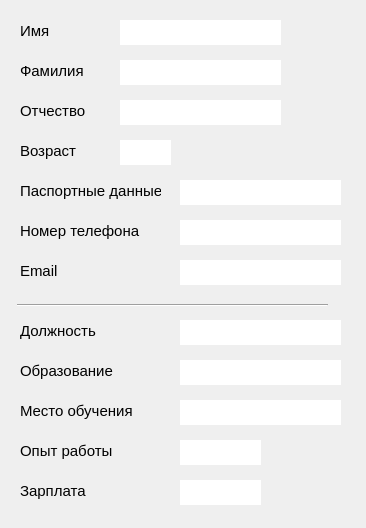
<?xml version="1.0" encoding="UTF-8"?>
<ui version="4.0">
 <class>emp_view_dialog</class>
 <widget class="QDialog" name="emp_view_dialog">
  <property name="geometry">
   <rect>
    <x>0</x>
    <y>0</y>
    <width>366</width>
    <height>528</height>
   </rect>
  </property>
  <property name="windowTitle">
   <string>Просмотр сотрудника</string>
  </property>
  <widget class="QTextBrowser" name="edu_place__textBrowser">
   <property name="geometry">
    <rect>
     <x>180</x>
     <y>400</y>
     <width>161</width>
     <height>25</height>
    </rect>
   </property>
   <property name="font">
    <font>
     <family>Arial</family>
     <pointsize>10</pointsize>
    </font>
   </property>
   <property name="frameShape">
    <enum>QFrame::NoFrame</enum>
   </property>
  </widget>
  <widget class="QLabel" name="date_label">
   <property name="geometry">
    <rect>
     <x>20</x>
     <y>140</y>
     <width>61</width>
     <height>21</height>
    </rect>
   </property>
   <property name="font">
    <font>
     <family>Arial</family>
     <pointsize>11</pointsize>
    </font>
   </property>
   <property name="text">
    <string>Возраст</string>
   </property>
  </widget>
  <widget class="QTextBrowser" name="pasp_textBrowser">
   <property name="geometry">
    <rect>
     <x>180</x>
     <y>180</y>
     <width>161</width>
     <height>25</height>
    </rect>
   </property>
   <property name="font">
    <font>
     <family>Arial</family>
     <pointsize>10</pointsize>
    </font>
   </property>
   <property name="frameShape">
    <enum>QFrame::NoFrame</enum>
   </property>
  </widget>
  <widget class="QTextBrowser" name="edu_textBrowser">
   <property name="geometry">
    <rect>
     <x>180</x>
     <y>360</y>
     <width>161</width>
     <height>25</height>
    </rect>
   </property>
   <property name="font">
    <font>
     <family>Arial</family>
     <pointsize>10</pointsize>
    </font>
   </property>
   <property name="frameShape">
    <enum>QFrame::NoFrame</enum>
   </property>
  </widget>
  <widget class="QTextBrowser" name="email_textBrowser">
   <property name="geometry">
    <rect>
     <x>180</x>
     <y>260</y>
     <width>161</width>
     <height>25</height>
    </rect>
   </property>
   <property name="font">
    <font>
     <family>Arial</family>
     <pointsize>10</pointsize>
    </font>
   </property>
   <property name="frameShape">
    <enum>QFrame::NoFrame</enum>
   </property>
  </widget>
  <widget class="QTextBrowser" name="pos_textBrowser">
   <property name="geometry">
    <rect>
     <x>180</x>
     <y>320</y>
     <width>161</width>
     <height>25</height>
    </rect>
   </property>
   <property name="font">
    <font>
     <family>Arial</family>
     <pointsize>10</pointsize>
    </font>
   </property>
   <property name="frameShape">
    <enum>QFrame::NoFrame</enum>
   </property>
  </widget>
  <widget class="QLabel" name="email_label">
   <property name="geometry">
    <rect>
     <x>20</x>
     <y>260</y>
     <width>41</width>
     <height>21</height>
    </rect>
   </property>
   <property name="font">
    <font>
     <family>Arial</family>
     <pointsize>11</pointsize>
    </font>
   </property>
   <property name="text">
    <string>Email</string>
   </property>
  </widget>
  <widget class="QLabel" name="pos_label">
   <property name="geometry">
    <rect>
     <x>20</x>
     <y>320</y>
     <width>151</width>
     <height>21</height>
    </rect>
   </property>
   <property name="font">
    <font>
     <family>Arial</family>
     <pointsize>11</pointsize>
    </font>
   </property>
   <property name="text">
    <string>Должность</string>
   </property>
  </widget>
  <widget class="QTextBrowser" name="f_name_textBrowser">
   <property name="geometry">
    <rect>
     <x>120</x>
     <y>20</y>
     <width>161</width>
     <height>25</height>
    </rect>
   </property>
   <property name="font">
    <font>
     <family>Arial</family>
     <pointsize>10</pointsize>
    </font>
   </property>
   <property name="frameShape">
    <enum>QFrame::NoFrame</enum>
   </property>
  </widget>
  <widget class="QLabel" name="pasp_label">
   <property name="geometry">
    <rect>
     <x>20</x>
     <y>180</y>
     <width>141</width>
     <height>21</height>
    </rect>
   </property>
   <property name="font">
    <font>
     <family>Arial</family>
     <pointsize>11</pointsize>
    </font>
   </property>
   <property name="text">
    <string>Паспортные данные</string>
   </property>
  </widget>
  <widget class="QTextBrowser" name="s_name_textBrowser">
   <property name="geometry">
    <rect>
     <x>120</x>
     <y>60</y>
     <width>161</width>
     <height>25</height>
    </rect>
   </property>
   <property name="font">
    <font>
     <family>Arial</family>
     <pointsize>10</pointsize>
    </font>
   </property>
   <property name="frameShape">
    <enum>QFrame::NoFrame</enum>
   </property>
  </widget>
  <widget class="QTextBrowser" name="sal_textBrowser">
   <property name="geometry">
    <rect>
     <x>180</x>
     <y>480</y>
     <width>81</width>
     <height>25</height>
    </rect>
   </property>
   <property name="font">
    <font>
     <family>Arial</family>
     <pointsize>10</pointsize>
    </font>
   </property>
   <property name="frameShape">
    <enum>QFrame::NoFrame</enum>
   </property>
  </widget>
  <widget class="QLabel" name="tel_label">
   <property name="geometry">
    <rect>
     <x>20</x>
     <y>220</y>
     <width>121</width>
     <height>21</height>
    </rect>
   </property>
   <property name="font">
    <font>
     <family>Arial</family>
     <pointsize>11</pointsize>
    </font>
   </property>
   <property name="text">
    <string>Номер телефона</string>
   </property>
  </widget>
  <widget class="QLabel" name="edu_place_label">
   <property name="geometry">
    <rect>
     <x>20</x>
     <y>400</y>
     <width>121</width>
     <height>21</height>
    </rect>
   </property>
   <property name="font">
    <font>
     <family>Arial</family>
     <pointsize>11</pointsize>
    </font>
   </property>
   <property name="text">
    <string>Место обучения</string>
   </property>
  </widget>
  <widget class="QLabel" name="sal_label">
   <property name="geometry">
    <rect>
     <x>20</x>
     <y>480</y>
     <width>141</width>
     <height>21</height>
    </rect>
   </property>
   <property name="font">
    <font>
     <family>Arial</family>
     <pointsize>11</pointsize>
    </font>
   </property>
   <property name="text">
    <string>Зарплата</string>
   </property>
  </widget>
  <widget class="QLabel" name="s_name_label">
   <property name="geometry">
    <rect>
     <x>20</x>
     <y>60</y>
     <width>71</width>
     <height>21</height>
    </rect>
   </property>
   <property name="font">
    <font>
     <family>Arial</family>
     <pointsize>11</pointsize>
    </font>
   </property>
   <property name="text">
    <string>Фамилия</string>
   </property>
  </widget>
  <widget class="Line" name="line">
   <property name="geometry">
    <rect>
     <x>17</x>
     <y>295</y>
     <width>311</width>
     <height>21</height>
    </rect>
   </property>
   <property name="orientation">
    <enum>Qt::Horizontal</enum>
   </property>
  </widget>
  <widget class="QLabel" name="edu_label">
   <property name="geometry">
    <rect>
     <x>20</x>
     <y>360</y>
     <width>101</width>
     <height>21</height>
    </rect>
   </property>
   <property name="font">
    <font>
     <family>Arial</family>
     <pointsize>11</pointsize>
    </font>
   </property>
   <property name="text">
    <string>Образование</string>
   </property>
  </widget>
  <widget class="QTextBrowser" name="p_name_textBrowser">
   <property name="geometry">
    <rect>
     <x>120</x>
     <y>100</y>
     <width>161</width>
     <height>25</height>
    </rect>
   </property>
   <property name="font">
    <font>
     <family>Arial</family>
     <pointsize>10</pointsize>
    </font>
   </property>
   <property name="frameShape">
    <enum>QFrame::NoFrame</enum>
   </property>
  </widget>
  <widget class="QLabel" name="exp_label">
   <property name="geometry">
    <rect>
     <x>20</x>
     <y>440</y>
     <width>121</width>
     <height>21</height>
    </rect>
   </property>
   <property name="font">
    <font>
     <family>Arial</family>
     <pointsize>11</pointsize>
    </font>
   </property>
   <property name="text">
    <string>Опыт работы</string>
   </property>
  </widget>
  <widget class="QTextBrowser" name="tel_textBrowser">
   <property name="geometry">
    <rect>
     <x>180</x>
     <y>220</y>
     <width>161</width>
     <height>25</height>
    </rect>
   </property>
   <property name="font">
    <font>
     <family>Arial</family>
     <pointsize>10</pointsize>
    </font>
   </property>
   <property name="frameShape">
    <enum>QFrame::NoFrame</enum>
   </property>
  </widget>
  <widget class="QLabel" name="p_name_label">
   <property name="geometry">
    <rect>
     <x>20</x>
     <y>100</y>
     <width>71</width>
     <height>21</height>
    </rect>
   </property>
   <property name="font">
    <font>
     <family>Arial</family>
     <pointsize>11</pointsize>
    </font>
   </property>
   <property name="text">
    <string>Отчество</string>
   </property>
  </widget>
  <widget class="QTextBrowser" name="age_textBrowser">
   <property name="geometry">
    <rect>
     <x>120</x>
     <y>140</y>
     <width>51</width>
     <height>25</height>
    </rect>
   </property>
   <property name="font">
    <font>
     <family>Arial</family>
     <pointsize>10</pointsize>
    </font>
   </property>
   <property name="frameShape">
    <enum>QFrame::NoFrame</enum>
   </property>
  </widget>
  <widget class="QTextBrowser" name="exp_textBrowser">
   <property name="geometry">
    <rect>
     <x>180</x>
     <y>440</y>
     <width>81</width>
     <height>25</height>
    </rect>
   </property>
   <property name="font">
    <font>
     <family>Arial</family>
     <pointsize>10</pointsize>
    </font>
   </property>
   <property name="frameShape">
    <enum>QFrame::NoFrame</enum>
   </property>
  </widget>
  <widget class="QLabel" name="f_name_label">
   <property name="geometry">
    <rect>
     <x>20</x>
     <y>20</y>
     <width>41</width>
     <height>21</height>
    </rect>
   </property>
   <property name="font">
    <font>
     <family>Arial</family>
     <pointsize>11</pointsize>
    </font>
   </property>
   <property name="text">
    <string>Имя</string>
   </property>
  </widget>
 </widget>
 <resources/>
 <connections/>
</ui>
